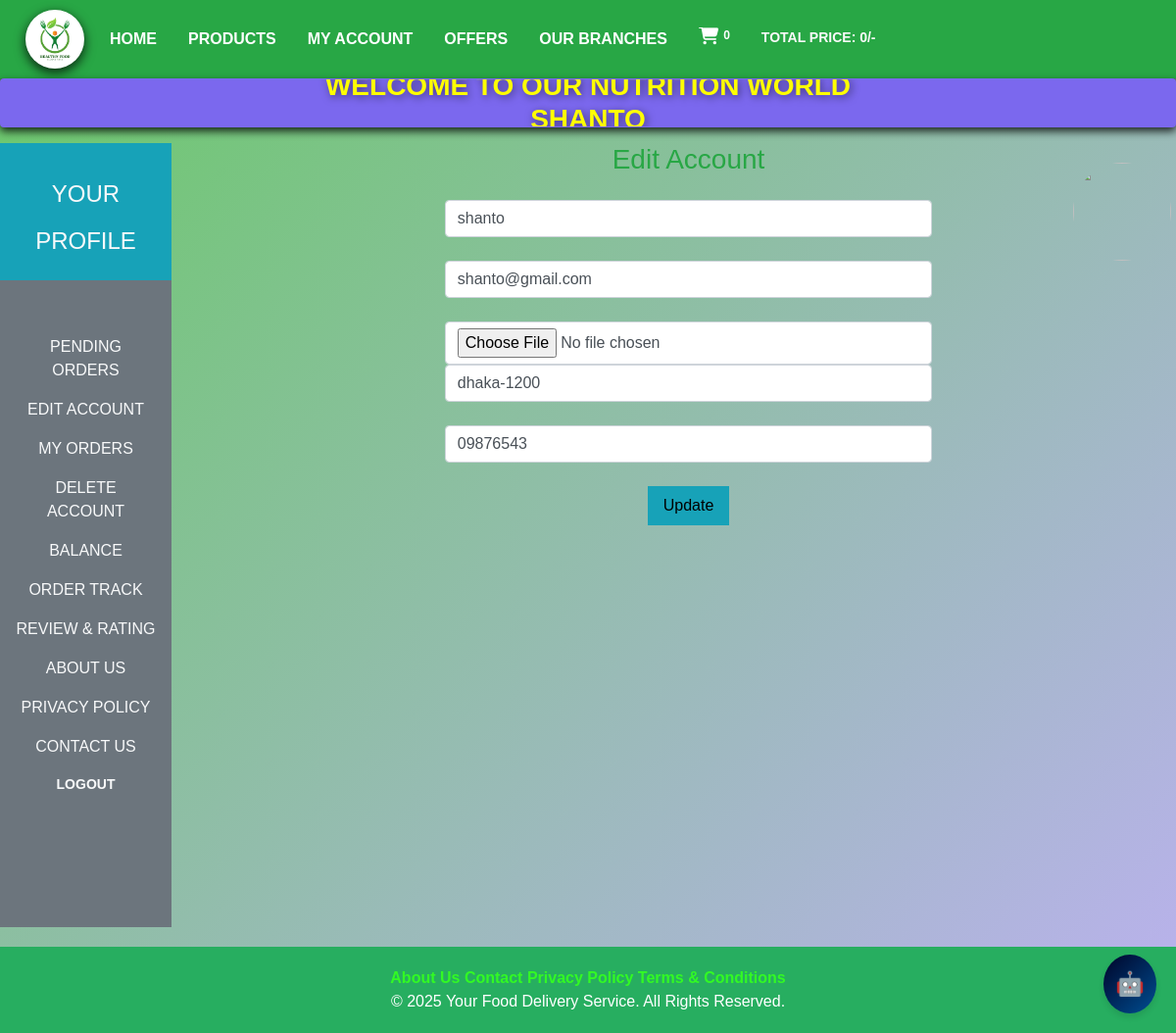
/user_area/profile.php?edit_account (signed in), run on the app's committed database.
### tables this page shows
CREATE TABLE `user_table` (
  `user_id` int(11) NOT NULL,
  `username` varchar(100) NOT NULL,
  `user_email` varchar(100) NOT NULL,
  `user_password` varchar(255) NOT NULL,
  `user_image` varchar(255) NOT NULL,
  `user_ip` varchar(100) NOT NULL,
  `user_address` varchar(255) NOT NULL,
  `user_mobile` varchar(30) NOT NULL
);

### user_area/edit_account.php (the view, shortened to what this page needs)
<?php
if(isset($_GET['edit_account'])){
    $user_session_name=$_SESSION['username'];
    $select_query="Select * from `user_table` where username='$user_session_name'";
    $result_query=mysqli_query($con,$select_query);
    $row_fetch=mysqli_fetch_assoc($result_query);
    $username=$row_fetch['username'];
    $user_email=$row_fetch['user_email'];
    $user_address=$row_fetch['user_address'];
    $user_mobile=$row_fetch['user_mobile'];
}
?>
<!DOCTYPE html>
<html lang="en">
<head>
</head>
<body>
     <h3 class="text-center text-success mb-4">Edit Account</h3>
     <form action="" method="post" enctype="multipart/form-data" class="text-center">
      <div class="form-outline mb-4">
     <input type="text" class="form-control w-50 m-auto" value="<?php echo $username ?>" name="user_username">
      </div>
      <div class="form-outline mb-4">
     <input type="email" class="form-control w-50 m-auto" name="user_email" value="<?php echo  $user_email ?>">
      </div>
      <div class="form-outline mb-4 d-flex w-50 m-auto">
     <input type="file" class="form-control m-auto" name="user_image">
      </div>
      <div class="form-outline mb-4">
     <input type="text" class="form-control w-50 m-auto" name="user_address" value="<?php echo  $user_address ?>">
      </div>
      <div class="form-outline mb-4">
     <input type="text" class="form-control w-50 m-auto" name="user_mobile" value="<?php echo $user_mobile ?>" >
      </div>
      <input type="submit" value="Update" class="bg-info py-2 px-3 border-0" name="user_update">
     </form>
</body>
</html>

### style.css (style rules this page uses)
* { margin:0; padding:0; box-sizing: border-box; overflow-x:hidden; }

### user_area/profile.php (style rules this page uses)
* { margin: 0; padding: 0; box-sizing: border-box; }
body { font-family: 'Arial', sans-serif; background: linear-gradient(135deg,rgba(63, 186, 61, 0.78),rgb(187, 177, 239)); color: #fff; overflow-x: hidden; min-height: 100vh; display: flex; flex-direction: column; align-items: center; justify-content: center; }
body { font-family: Arial, sans-serif; }

### data on the page
user_table: user_username "shanto", user_email "shanto@gmail.com", user_address "dhaka-1200", user_mobile "09876543"

### other printed values
$count_cart_items "0"
$total_price "0"
$_SESSION['username'] "SHANTO"
